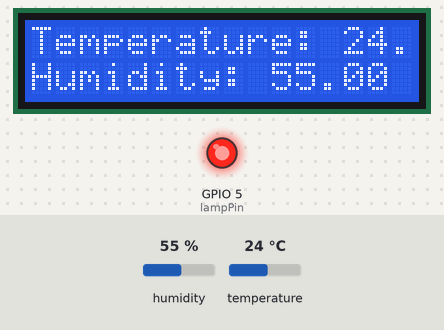
A sketch run on a simulated ESP32. On the bench: 16×2 character LCD, output pins drawn as LEDs (lit = HIGH). The test bench sets the inputs (shaded band); at power-on: humidity 55 %, temperature 24 °C. WiFi joins after 1.5 s; servers stay silent unless stated; uploads are accepted with an empty reply; what the sketch prints to the serial monitor is not drawn.

Above: at 3.2 s.
3.3 s: humidity set to 22 %
At 13.3 s:
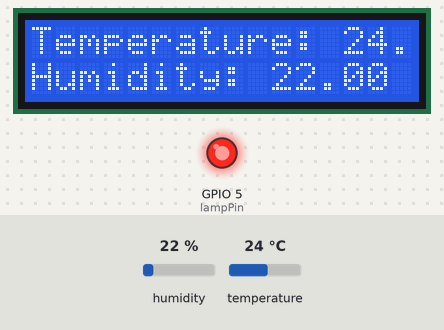
13.8 s: temperature set to 12 °C
At 23.8 s:
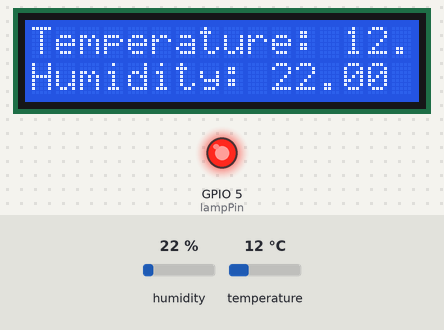
24.1 s: humidity set to 68 %
At 33.5 s:
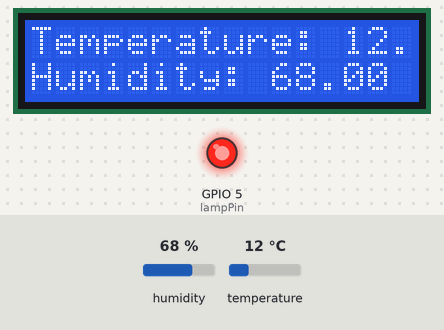
34.3 s: temperature set to 19 °C
At 44.2 s:
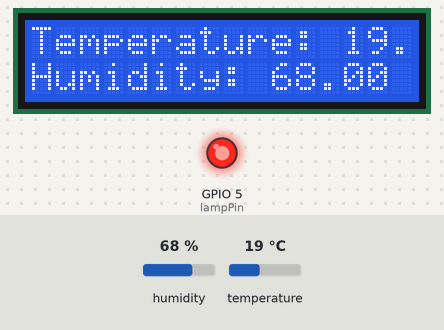
Timing chart, 0 to 45.6 s (numbered marks = the images above; inputs shaded):
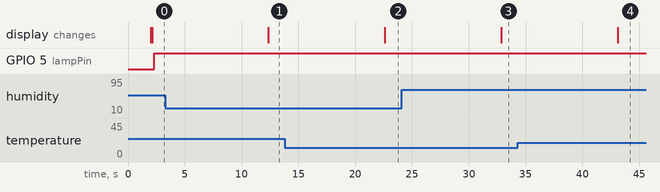

The sketch:

sketch.ino
```cpp
#include <WiFi.h>
#include <HTTPClient.h>
#include <ArduinoJson.h>
#include <DHT.h>
#include <Wire.h>
#include <LiquidCrystal_I2C.h>

const char* ssid = "Wokwi-GUEST";
const char* password = "";

const char* serverUrl = "https://5373-46-229-61-72.ngrok-free.app/api/Sensor/42";

#define DHTPIN 23
#define DHTTYPE DHT22

DHT dht(DHTPIN, DHTTYPE);

const int lampPin = 5;
bool isLampOn = false;

float temp;

const int minHumidity = 40;
const int maxHumidity = 60;
const int minTemperature = 17;
const int maxTemperature = 22;

LiquidCrystal_I2C lcd(0x27, 16, 2);

void connectToWiFi() {
  Serial.print("Connecting to WiFi");
  while (WiFi.status() != WL_CONNECTED) {
    WiFi.begin(ssid, password);
    delay(1000);
    Serial.print(".");
  }
  Serial.println("\nConnected to WiFi");
  Serial.print("IP Address: ");
  Serial.println(WiFi.localIP());
}

void setup() {
  Serial.begin(115200);
  connectToWiFi();

  dht.begin();

  pinMode(lampPin, OUTPUT);

  Wire.begin(21, 22);

  lcd.begin(16, 2);
}

void displayData(float temperature, float humidity) {
  if (temperature > minTemperature && temperature < maxTemperature) {
    Serial.println("Temperature: Normal");
  } else if (temperature > maxTemperature) {
    Serial.print("The temperature is higher by ");
    Serial.print(temperature - maxTemperature);
    Serial.println("C");
  } else {
    Serial.print("The temperature is lower by ");
    Serial.print(minTemperature - temperature);
    Serial.println("C");
  }

  if (humidity >= minHumidity && humidity <= maxHumidity) {
    Serial.println("Humidity: Normal");
  } else if (humidity > maxHumidity) {
    Serial.print("The humidity is higher by ");
    Serial.print(humidity - maxHumidity);
    Serial.println("%");
  } else {
    Serial.print("The humidity is lower by ");
    Serial.print(minHumidity - humidity);
    Serial.println("%");
  }

  lcd.clear();
  lcd.setCursor(0, 0);
  lcd.print("Temperature: ");
  lcd.print(temperature);
  lcd.println(" C");

  lcd.setCursor(0, 1);
  lcd.print("Humidity: ");
  lcd.print(humidity);
  lcd.println(" %");
}

void loop() {
  if (WiFi.status() == WL_CONNECTED) {
    float temperature = dht.readTemperature();
    float humidity = dht.readHumidity();

    if (isnan(temperature) || isnan(humidity)) {
      Serial.println("Failed to read from DHT sensor!");
      return;
    }

    displayData(temperature, humidity);

    StaticJsonDocument<200> jsonDoc;
    jsonDoc["temperature"] = temperature;
    jsonDoc["humidity"] = humidity;

    String jsonStr;
    serializeJson(jsonDoc, jsonStr);

    HTTPClient http;
    http.begin(serverUrl);

    http.addHeader("Content-Type", "application/json");

    int httpResponseCode = http.PUT(jsonStr);

    if (httpResponseCode > 0) {
      Serial.print("HTTP Response code: ");
      Serial.println(httpResponseCode);
    } else {
      Serial.print("Error code: ");
      Serial.println(httpResponseCode);
    }

    http.end();

    if (temperature < minTemperature || temperature > maxTemperature || humidity < minHumidity || humidity > maxHumidity) {
      if (!isLampOn) {
        digitalWrite(lampPin, HIGH);
        isLampOn = true;
      }
    } else {
      if (isLampOn) {
        digitalWrite(lampPin, LOW);
        isLampOn = false;
      }
    }
  } else {
    Serial.println("WiFi Disconnected. Reconnecting...");
    connectToWiFi();
  }

  delay(10000);
}
```

Measured:
- after the input at 3.3 s, the display: changes after 9.1 s (image 1)
- after the input at 13.8 s, the display: changes after 8.8 s (image 2)
- after the input at 24.1 s, the display: changes after 8.8 s (image 3)
- after the input at 34.3 s, the display: changes after 8.8 s (image 4)
